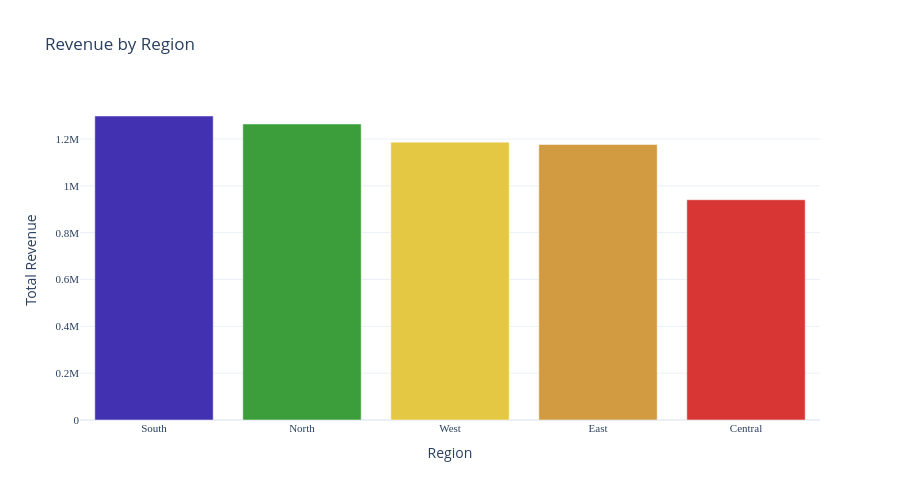
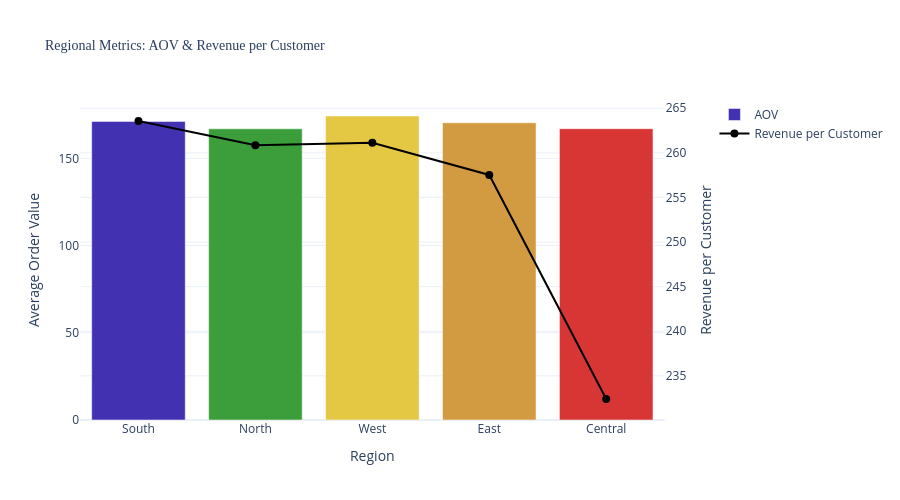
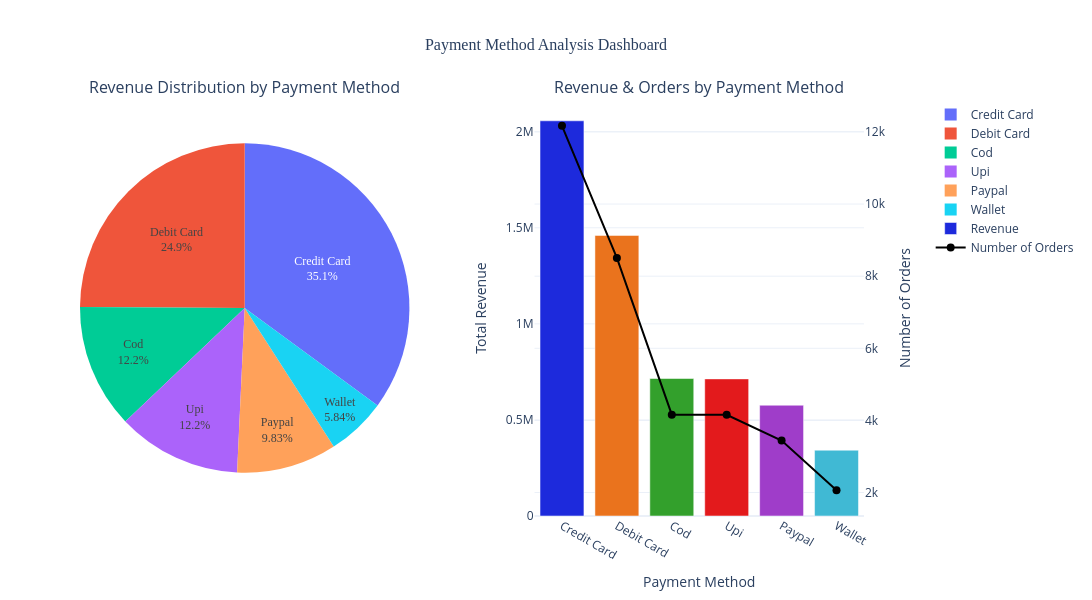

Notebook cell for these charts, in order:
### Markdown cell above
## 5. Regional & Payment Method Analysis

**5 regions · 6 payment methods.** South leads revenue at **$1,298,096** with the highest revenue per customer ($263.57). Average AOV across all regions: $169.94 — minimal inter-regional variation. Credit Card dominates the payment mix at 35.1%.

**Statistical result: no significant regional differences.**
Kruskal-Wallis H = 6.62, p = 0.157. The South's revenue lead is a *volume effect* — it holds 22.0% of transactions (the highest share), not a higher-value customer base. Regional segmentation strategies are not supported by this data. Resources are better directed at category-level and customer-level interventions.

### Code cell
from n2e_region_payment import create_region_payment_analysis

# Run region & payment analysis
region_results = create_region_payment_analysis(df, save_figures=True)

# Display figures
region_results['figures']['region_revenue'].show()
region_results['figures']['region_metrics'].show()
region_results['figures']['payment_dashboard'].show()

### Figure 1 — Plotly figure (JSON) as saved in the notebook; plotly's stock layout.template omitted (floating-point values rounded to 4 significant figures)
{"data": [{"hovertemplate": "Region=%{x}<br>Total Revenue=%{y}<extra></extra>", "legendgroup": "South", "marker": {"color": "#4231B1", "pattern": {"shape": ""}}, "name": "South", "orientation": "v", "showlegend": true, "textposition": "auto", "type": "bar", "x": ["South"], "xaxis": "x", "y": [1298000.0], "yaxis": "y"}, {"hovertemplate": "Region=%{x}<br>Total Revenue=%{y}<extra></extra>", "legendgroup": "North", "marker": {"color": "#3B9E3B", "pattern": {"shape": ""}}, "name": "North", "orientation": "v", "showlegend": true, "textposition": "auto", "type": "bar", "x": ["North"], "xaxis": "x", "y": [1264000.0], "yaxis": "y"}, {"hovertemplate": "Region=%{x}<br>Total Revenue=%{y}<extra></extra>", "legendgroup": "West", "marker": {"color": "#E4C743", "pattern": {"shape": ""}}, "name": "West", "orientation": "v", "showlegend": true, "textposition": "auto", "type": "bar", "x": ["West"], "xaxis": "x", "y": [1186000.0], "yaxis": "y"}, {"hovertemplate": "Region=%{x}<br>Total Revenue=%{y}<extra></extra>", "legendgroup": "East", "marker": {"color": "#d29b41", "pattern": {"shape": ""}}, "name": "East", "orientation": "v", "showlegend": true, "textposition": "auto", "type": "bar", "x": ["East"], "xaxis": "x", "y": [1176000.0], "yaxis": "y"}, {"hovertemplate": "Region=%{x}<br>Total Revenue=%{y}<extra></extra>", "legendgroup": "Central", "marker": {"color": "#d83634", "pattern": {"shape": ""}}, "name": "Central", "orientation": "v", "showlegend": true, "textposition": "auto", "type": "bar", "x": ["Central"], "xaxis": "x", "y": [940500.0], "yaxis": "y"}], "layout": {"barmode": "relative", "height": 500, "legend": {"title": {"text": "Region"}, "tracegroupgap": 0}, "showlegend": false, "title": {"text": "Revenue by Region"}, "xaxis": {"anchor": "y", "categoryarray": ["South", "North", "West", "East", "Central"], "categoryorder": "array", "domain": [0, 1], "tickfont": {"family": "Arial Black", "size": 11}, "title": {"text": "Region"}}, "yaxis": {"anchor": "x", "domain": [0, 1], "tickfont": {"family": "Arial Black", "size": 11}, "title": {"text": "Total Revenue"}}}}

### Figure 2 — Plotly figure (JSON) as saved in the notebook; plotly's stock layout.template omitted (floating-point values rounded to 4 significant figures)
{"data": [{"marker": {"color": ["#4231B1", "#3B9E3B", "#E4C743", "#d29b41", "#d83634"]}, "name": "AOV", "type": "bar", "x": ["South", "North", "West", "East", "Central"], "xaxis": "x", "y": [171.2, 166.9, 174.3, 170.4, 167.0], "yaxis": "y"}, {"line": {"color": "#000000", "width": 2}, "marker": {"size": 8}, "mode": "lines+markers", "name": "Revenue per Customer", "type": "scatter", "x": ["South", "North", "West", "East", "Central"], "xaxis": "x", "y": [263.6, 260.8, 261.1, 257.5, 232.4], "yaxis": "y2"}], "layout": {"height": 500, "hovermode": "x unified", "title": {"font": {"family": "Arial Black", "size": 14}, "text": "Regional Metrics: AOV & Revenue per Customer"}, "xaxis": {"anchor": "y", "domain": [0, 0.94], "title": {"text": "Region"}}, "yaxis": {"anchor": "x", "domain": [0, 1], "title": {"text": "Average Order Value"}}, "yaxis2": {"anchor": "x", "overlaying": "y", "side": "right", "title": {"text": "Revenue per Customer"}}}}

### Figure 3 — Plotly figure (JSON) as saved in the notebook; plotly's stock layout.template omitted (floating-point values rounded to 4 significant figures)
{"data": [{"domain": {"x": [0, 0.395], "y": [0, 1]}, "hovertemplate": "payment_method=%{label}<br>revenue=%{value}<extra></extra>", "labels": ["Credit Card", "Debit Card", "Cod", "Upi", "Paypal", "Wallet"], "legendgroup": "", "name": "", "showlegend": true, "textfont": {"family": "Arial Black", "size": 12}, "textinfo": "percent+label", "textposition": "inside", "type": "pie", "values": [2057000.0, 1460000.0, 715600.0, 713600.0, 576500.0, 342600.0]}, {"marker": {"color": ["#1D2ADC", "#EA731D", "#33a02c", "#e31a1c", "#9f3dc9", "#40b9d4"]}, "name": "Revenue", "type": "bar", "x": ["Credit Card", "Debit Card", "Cod", "Upi", "Paypal", "Wallet"], "xaxis": "x", "y": [2057000.0, 1460000.0, 715600.0, 713600.0, 576500.0, 342600.0], "yaxis": "y"}, {"line": {"color": "black", "width": 2}, "marker": {"size": 8}, "mode": "lines+markers", "name": "Number of Orders", "type": "scatter", "x": ["Credit Card", "Debit Card", "Cod", "Upi", "Paypal", "Wallet"], "xaxis": "x", "y": [12170, 8505, 4160, 4156, 3444, 2065], "yaxis": "y2"}], "layout": {"annotations": [{"font": {"size": 16}, "showarrow": false, "text": "Revenue Distribution by Payment Method", "x": 0.1975, "xanchor": "center", "xref": "paper", "y": 1, "yanchor": "bottom", "yref": "paper"}, {"font": {"size": 16}, "showarrow": false, "text": "Revenue & Orders by Payment Method", "x": 0.7425, "xanchor": "center", "xref": "paper", "y": 1, "yanchor": "bottom", "yref": "paper"}], "height": 600, "hovermode": "x unified", "showlegend": true, "title": {"font": {"family": "Arial Black", "size": 16}, "text": "Payment Method Analysis Dashboard", "x": 0.5}, "width": 1400, "xaxis": {"anchor": "y", "domain": [0.545, 0.94], "title": {"text": "Payment Method"}}, "yaxis": {"anchor": "x", "domain": [0, 1], "title": {"text": "Total Revenue"}}, "yaxis2": {"anchor": "x", "overlaying": "y", "side": "right", "title": {"text": "Number of Orders"}}}}
